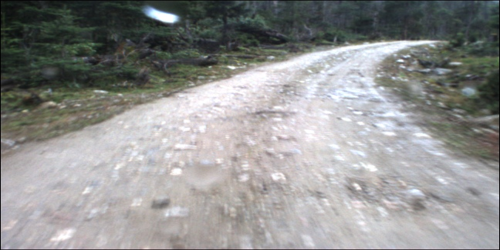
#> input picture data/imgs/0618.png, 500 x 250 px, found by its file name
$ jupyter execute svm_linear.ipynb
#> lines starting #> are read from the running program, lines starting #| are printed output that depends on the picture; after the words box and inside, x2 and y2 are one past the last pixel; in counts of white or black regions, pixels touching at a corner belong together
[cell 1]
import numpy as np
import pandas as pd
import cv2
from sklearn.svm import LinearSVC
from sklearn.datasets import make_classification
from sklearn.model_selection import train_test_split
from sklearn.discriminant_analysis import StandardScaler
import matplotlib.pyplot as plt

[cell 2]
# 加载 .npz 文件,其中是通过点击不同区域打好的标注数据
data = np.load('training_data.npz')
#> (reads src/courseWork1/training_data.npz from the repository)
# 提取数据
trn_x = data['trnx']
trn_y= data['trny']

[cell 3]
# 加完整图像
image = cv2.imread('../data/imgs/0618.png')
#> image is the input picture: shape (250, 500, 3); mean B, G, R 143.9, 144.9, 144.5
# 转换为RGB格式（opencv读取为BGR）
image_rgb = cv2.cvtColor(image, cv2.COLOR_BGR2RGB)
test_x = np.array(image_rgb).reshape(-1,3)
test_x.shape
#> Out = (125000, 3)

[cell 4]
plt.figure()
plt.imshow(image)
plt.show()

[cell 5]
# [23 lines of commented-out code are left out]
clf = LinearSVC(C=1.0, loss='hinge', max_iter=100000)

# 训练模型
clf.fit(trn_x, trn_y)

# 预测
predictions = clf.predict(test_x)

# 输出预测结果
print(predictions)
#> (printed output is left out)

[cell 6]
predictions.shape
#> Out = (125000,)

[cell 7]
# 将数组转换为Pandas Series
series = pd.Series(predictions)
# 使用value_counts方法统计每个元素的出现次数
value_counts = series.value_counts()
# 输出分布情况
print(value_counts)
#| 1    74065
#| 0    50935
#| Name: count, dtype: int64

[cell 8]
result_image = predictions.reshape(250, 500)
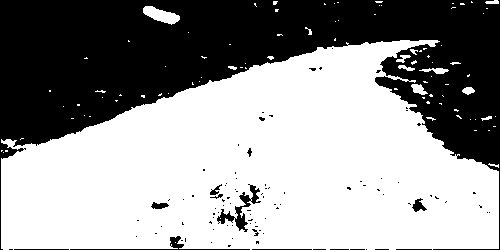
#> result_image: shape (250, 500) int32; values 0 (black) and 1 (white), 59.3% white; 95 black regions (83 under 20 px), largest, box (x1, y1, x2, y2) and area: (0, 0, 500, 250) 49366, (217, 184, 261, 232) 513, (70, 236, 250, 250) 291
# 显示图像
plt.imshow(result_image, cmap='gray')
plt.colorbar()
plt.title('Black and White Image')
plt.show()
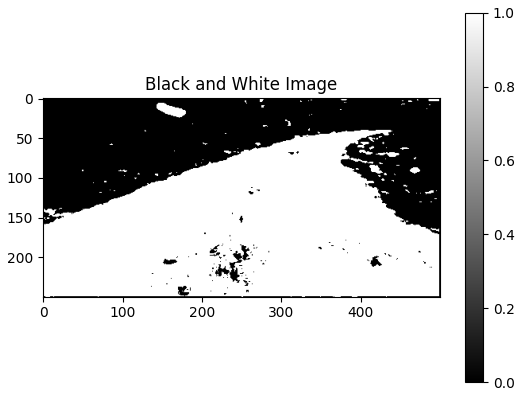
#> figure drawn by matplotlib, 2 panels
